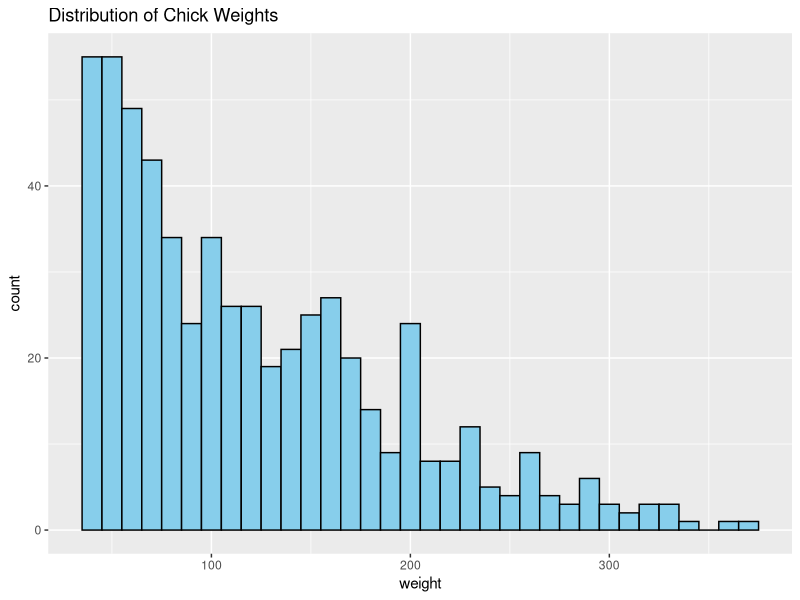
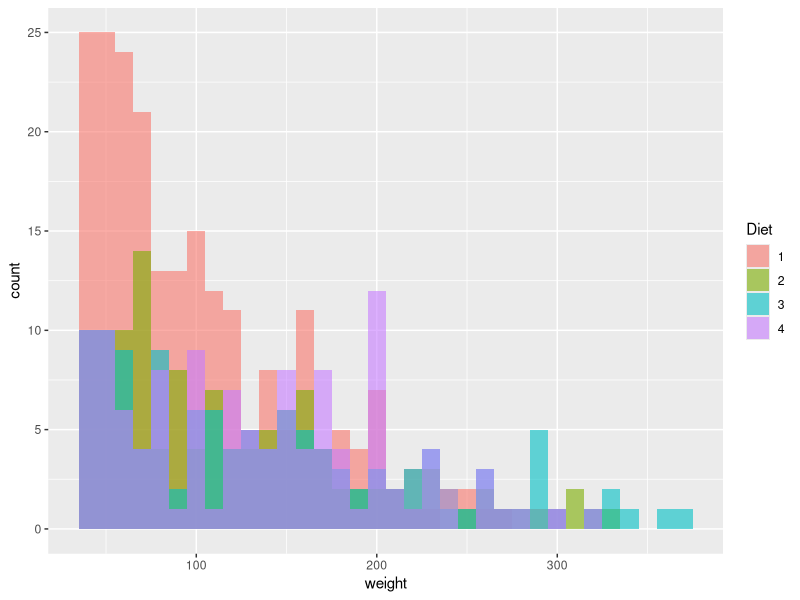
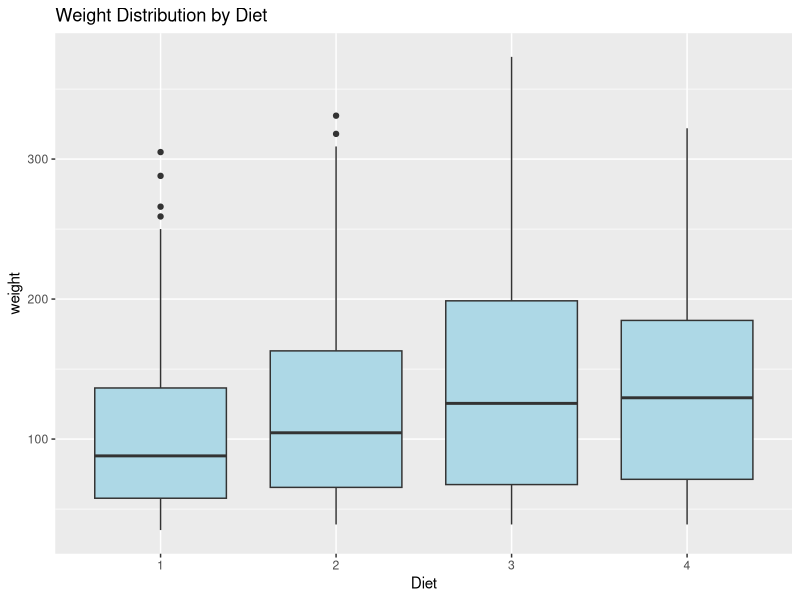
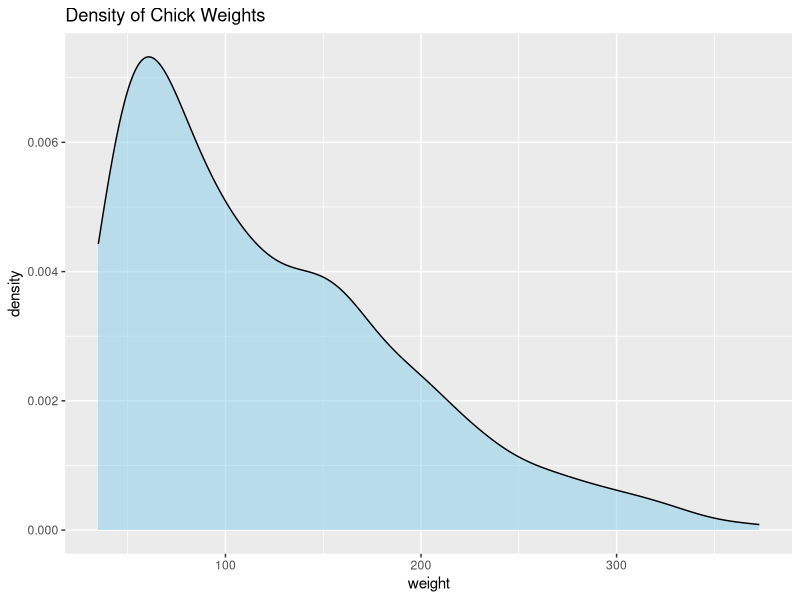
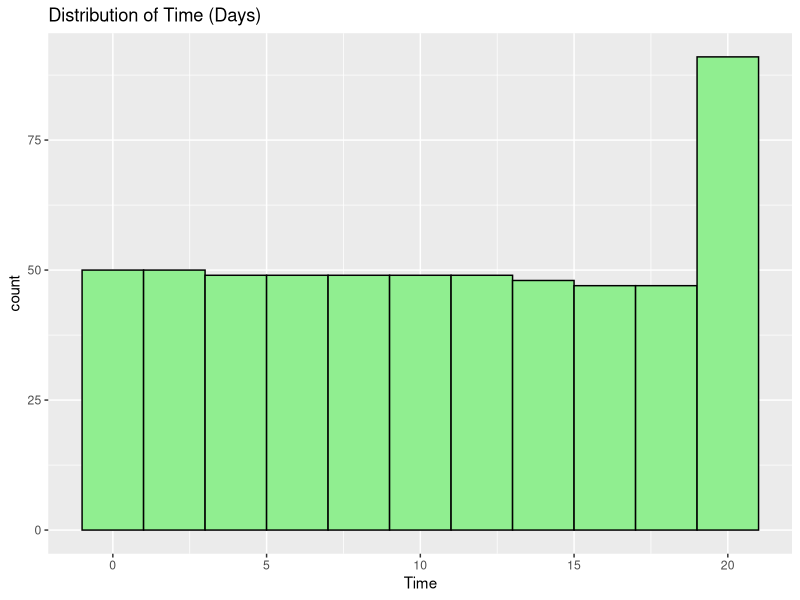
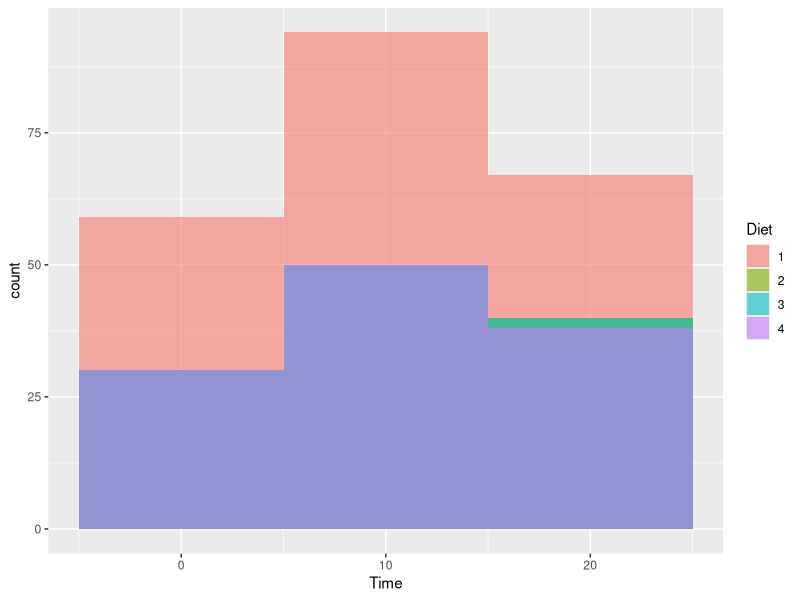
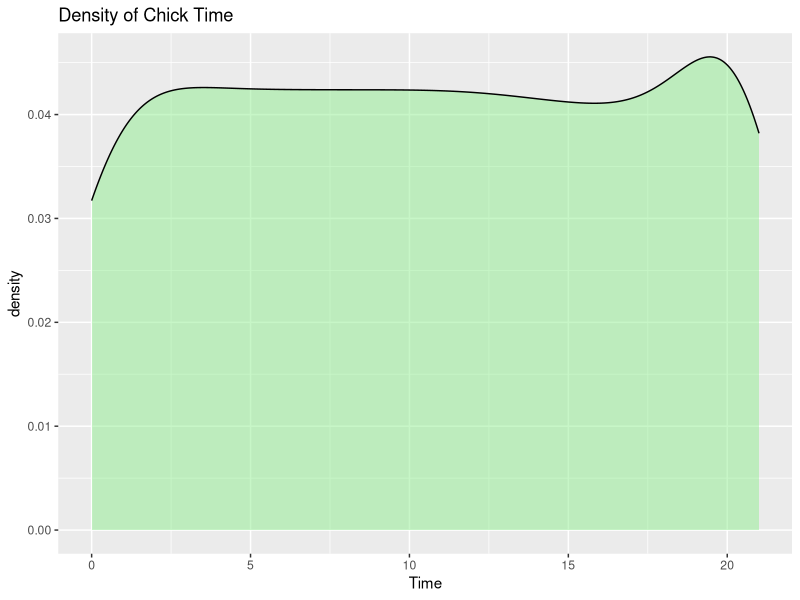
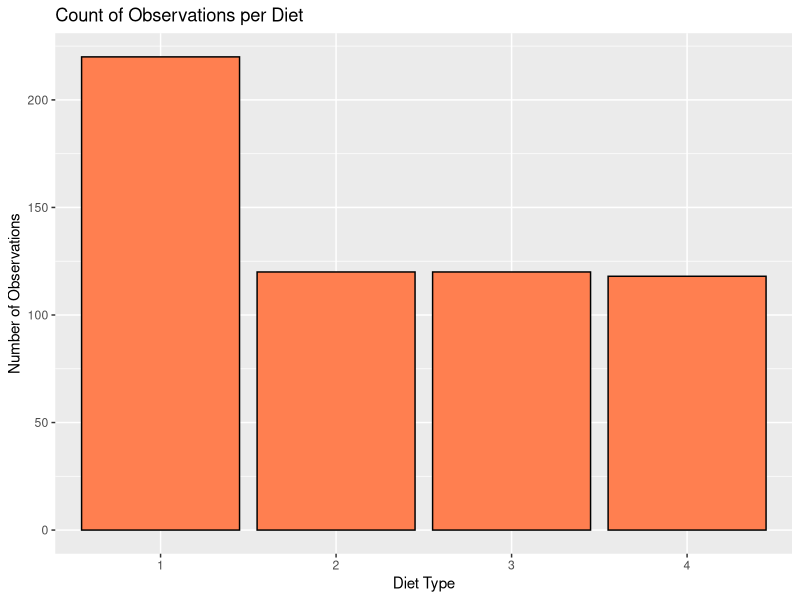

Source code (R) for these figures, in order:
## ---- chunk 1
library(tidyverse)
library(readr)
library(dplyr)
library(ggplot2)
library(lubridate)
library(Hmisc)
## ---- chunk 2
# data() # check all the dataset
df <- ChickWeight # get the dataset and asign it into an variable?
cat("The dimension of dataset: number of columns", ncol(df), "number of rows: ", nrow((df)))
## ---- chunk 3
str(df) # Structure of dataset
## ---- chunk 4
describe(df) # provide description for each column
## ---- chunk 5
sapply(df, class)
## ---- chunk 6
    names(df) # list all columns of dataset
    # colnames(df)
## ---- chunk 7
# check duplicated value
any(duplicated(df))
## ---- chunk 8
library(skimr)
skim(df)
## ---- chunk 9
num_df <- select_if(df, is.numeric)
summary(num_df) # get statistic of numerical variable in the dataset
## ---- chunk 10
# Histogram for weight
ggplot(df, aes(x = weight)) + # Set which column goes on the x-axis
  geom_histogram(binwidth = 10, fill = "skyblue", color = "black") + # Add the actual graph type (bars, lines, etc.)
  labs(title = "Distribution of Chick Weights")

ggplot(df, aes(x = weight, fill = Diet)) +
  geom_histogram(binwidth = 10, alpha = 0.6, position = "identity")

ggplot(df, aes(x = Diet, y = weight)) +
  geom_boxplot(fill = "lightblue") + # Boxplot is better for grouped comparation
  labs(title = "Weight Distribution by Diet")

ggplot(df, aes(x = weight)) +
  geom_density(fill = "skyblue", alpha = 0.5) +
  labs(title = "Density of Chick Weights")
## ---- chunk 11
# Histogram for Time
ggplot(df, aes(x = Time)) +
  geom_histogram(binwidth = 2, fill = "lightgreen", color = "black") +
  labs(title = "Distribution of Time (Days)")

ggplot(df, aes(x = Time, fill = Diet)) +
  geom_histogram(binwidth = 10, alpha = 0.6, position = "identity")

ggplot(df, aes(x = Time)) +
  geom_density(fill = "lightgreen", alpha = 0.5) +
  labs(title = "Density of Chick Time")
## ---- chunk 12
table(df$Chick)
table(df$Diet)
## ---- chunk 13
ggplot(df, aes(x = Diet)) +
  geom_bar(fill = "coral", color = "black") +
  labs(title = "Count of Observations per Diet",
       x = "Diet Type", y = "Number of Observations")

ggplot(df, aes(x = weight)) +
  geom_histogram(binwidth = 10, fill = "skyblue", color = "black") +
  facet_wrap(~Diet) # For separate plots per Diet
## ---- chunk 14
# Remove duplicates: one row per Chick
chick_diet <- df %>%
  select(Chick, Diet) %>% # Select only Chick and Diet column in dataset
  distinct() # Remove duplicate value

# Count how many chicks in each Diet
chick_diet_summary <- chick_diet %>%
  group_by(Diet) %>% # group by diet (diet 1 2 3 4)
  summarise(n_chicks = n()) # Count how many chicks are in each diet → n() counts rows per group.

# show total of chicks per diet with diagram
ggplot(chick_diet_summary, aes(x = Diet, y = n_chicks)) + 
  geom_col(fill = "seagreen", color = "black") +
 labs(title = "Number of Unique Chicks per Diet",
       x = "Diet Type", y = "Number of Chicks")
## ---- chunk 15
chick_diet_summary %>%
  mutate(percent = round(n_chicks / sum(n_chicks) * 100, 1))
## ---- chunk 16
df %>%
  group_by(Chick) %>%
  filter(Time == max(Time)) %>%     # Get the last weight of each Chick
  ungroup() %>%
  group_by(Diet) %>%
  summarise(mean_final_weight = mean(weight))
## ---- chunk 17
ggplot(df, aes(x = Time, y = weight, color = Diet)) +
  geom_point(alpha = 0.5) +
  geom_smooth(method = "loess", se = FALSE, linewidth = 1.2) +
  labs(title = "Chick Weight Over Time by Diet", x = "Time (days)", y = "Weight (grams)")

# df %>%
#  group_by(Diet, Time) %>%
#  summarise(mean_weight = mean(weight), .groups = "drop") %>%
#  ggplot(aes(x = Time, y = mean_weight, color = Diet)) +
#  geom_line(size = 1.2) +
#  geom_point() +
#  labs(title = "Mean Chick Weight Over Time per Diet", x = "Time (days)", y = "Mean Weight")
